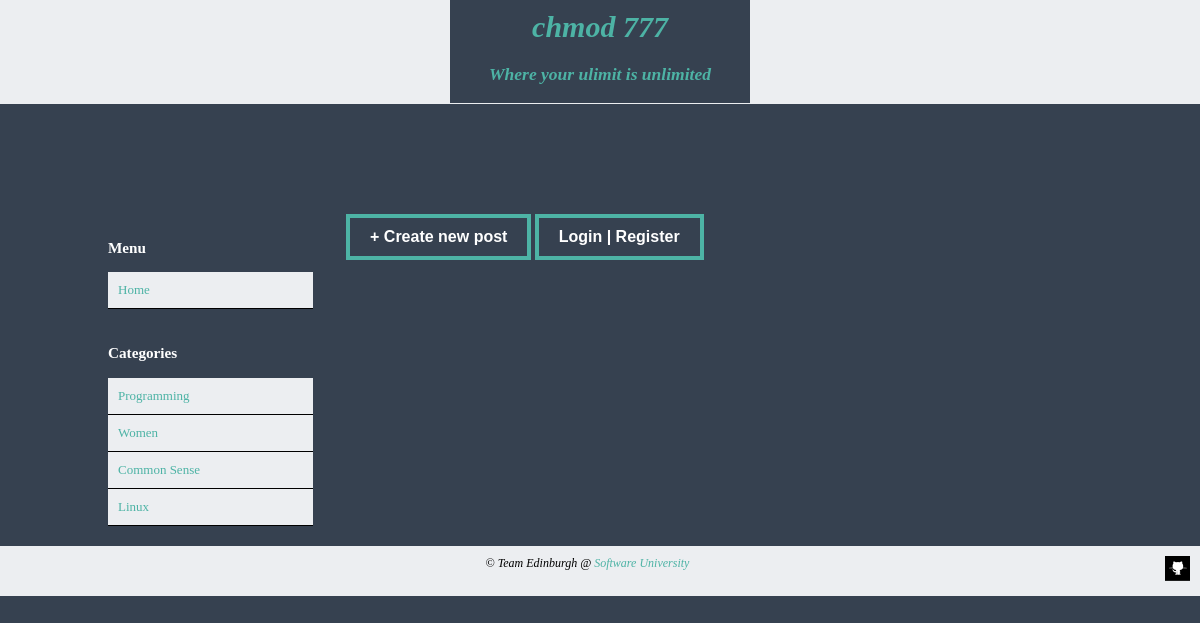
The page / on the database its author committed.
### tables this page shows
CREATE TABLE IF NOT EXISTS `categories` (
  `Type` varchar(50) NOT NULL
);

### lib/database.php (called while the page is built, shortened)
<?php
class DB {
    static $conn;
    public function __construct() {
        self::$conn = mysqli_connect( DB_HOST, DB_USER,
            DB_PASS, DB_NAME );
        mysqli_query( self::$conn, "SET NAMES utf8" );
    }
    public function get_results( $sql ) {
        $result = mysqli_query( self::$conn, $sql );
        $return = array();
        while ( $row = mysqli_fetch_object( $result ) ) {
            $return[] = $row;
        }
        return $return;
    }
}

### index.php (the view, shortened to what this page needs)
<?php
require_once './lib/database.php';
?>
<!DOCTYPE html>
<html>
<head>
    <link rel="stylesheet" type="text/css" href="css/styles.css">
</head>
<body>
<header id="mainHeader">
    <div>
        <a href="index.php" id="innerHeaderDiv">
            <h1>chmod 777</h1>
            <h3>Where your ulimit is unlimited</h3>
        </a>
    </div>
</header>
<div id="main-container">
    <div id="left">
        <section>
            <div class="menu"><h3>Menu</h3></div>
            <ul>
                <li>
                    <a href="index.php">Home</a>
                </li>
            </ul>
        </section>
        <section>
            <div class="menu"><h3>Categories</h3></div>
            <ul>
                <li>
                    <?php
                    $db = new DB();
                    $query = $db->get_results('SELECT * FROM categories');
                    if (!$query) {
                        die('Error in database.');
                    } else {
                        foreach ($query as $row) {
                            echo '<a href="index.php?category='.$row->Type.'">'.$row->Type.'</a>';
                        }
                    }
                    ?>
                </li>
            </ul>
        </section>
    </div>
    <div id="right">
        <div id="actions">
            <button onclick="location.href='newPost.php'">+ Create new post</button>
            <?php
            if (empty($_SESSION['loggedIn'])) {
                echo '<button onclick="location.href=\'loginPage.php\'">Login | Register</button>';
            } else {
                echo '<button onclick="location.href=\'logout.php\'">Logout</button>';
                echo '<p id=showUsername>'.'Logged in as <strong>' . $_SESSION['username'] .'</strong></p>';
            }
            ?>
        </div>
    </div>
</div>
<footer>
	<em>&copy; Team Edinburgh @ <a href="https://softuni.bg">Software University</a></em>
	<div id="badges">
		 <a href="https://github.com/mihayloff/PHP-Basics-Teamwork-Project-Team-Edinburgh" title="Team GitHub">
			<img src="./pics/GitHub.png" alt="">
		 </a>
	</div>
</footer>
</body>
</html>

### css/styles.css (style rules this page uses)
html, body { background-color: #364150; font: 13px Tahoma; color: #fff; margin: 0; padding: 0; }
a { color: #4db3a5; text-decoration: none; }
header { margin-top: -20px; }
button { color: #fff; background-color: #364150; font-weight: 600; padding: 10px 20px; font-size: 16px; border: 4px solid #4db3a5; outline: none; cursor: pointer; transition: .5s ease; }
#main-container { width: 1024px; margin: 0 auto; margin-top: 100px; }
#main-container > #left { width: 20%; display: inline-block; margin-right: 20px; padding: 10px; vertical-align: top; }
#main-container > #right { width: 73%; display: inline-block; padding: 10px; vertical-align: top; }
#left > section { padding: 10px; width: 100%; }
#left > section > ul { list-style-type: none; margin: 0; padding: 0; }
#left > section > ul > li a { display: block; padding: 10px 10px; background-color: #eceef1; border-bottom: 1px solid #000; transition: .5s ease; }
footer { background-color: #eceef1; text-align: center; color: #000; padding: 10px; font-size: 12px; height: 20px; }
footer div { float: right; }
footer div img { width:25px; height: 25px; }
footer { bottom: 10px; left: 0; right: 0; height: 30px; }
#mainHeader { top: 10px; left: 0; right: 0; background-color: #ECEEF1; text-align: left; color: #364150; font-size: 15px; font-style: italic; }
#mainHeader div { text-align: center; background-color: #ECEEF1; padding-bottom: 1px; }
#mainHeader h1 { padding-top: 10px; }
#innerHeaderDiv { display: inline-block; background: #364150; width: 300px; cursor: pointer; }

### rows shown on the page
categories: Type "Programming"
categories: Type "Women"
categories: Type "Common Sense"
categories: Type "Linux"
